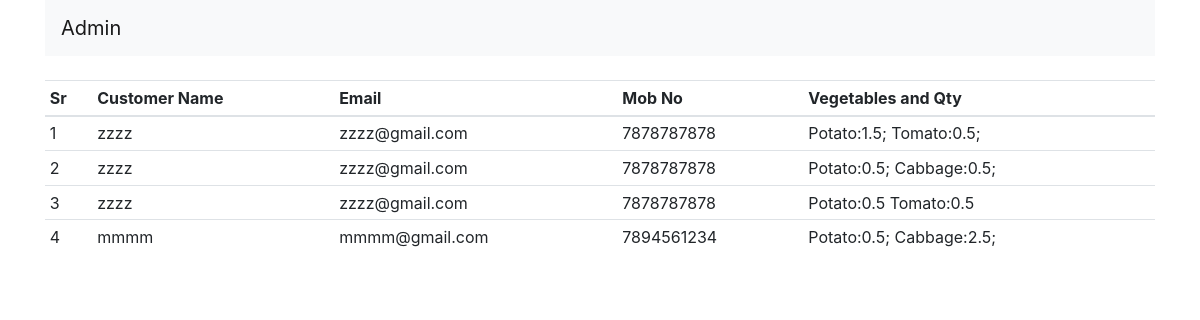
The page /orders on the database its author committed.
### shop/customers/models.py (models this page shows)
class Orders(db.Model):
    id = db.Column(db.Integer, primary_key=True)
    name = db.Column(db.String(80), unique=False, nullable=False)
    email = db.Column(db.String(120), unique=False, nullable=False)
    contact = db.Column(db.String(80), unique=False, nullable=False)
    prodet = db.Column(db.String(300), unique= False, nullable=False)

### shop/admin/routes.py (the view)
@app.route('/orders')
def orders():
    order = Orders.query.all()
    return render_template('admin/orders.html', title="Orders", order=order)

### shop/templates/admin/orders.html (shortened to what this page needs)
{%extends "layout.html" %}
{% block content %}
<div class="container">
    <nav class="navbar navbar-expand-lg navbar-light bg-light">
        <a class="navbar-brand" href="/admin">Admin</a>
      </nav>
</div>
<div class="container mt-4">
    <table class="table table-sm table-condensed">
        <thead>
            <th>Sr</th>
            <th>Customer Name</th>
            <th>Email</th>
            <th>Mob No</th>
            <th>Vegetables and Qty</th>
        </thead>
        <tbody>
            {%for i in order%}
            <tr>
                <td>{{loop.index}}</td>
                <td>{{i.name}}</td>
                <td>{{i.email}}</td>
                <td>{{i.contact}}</td>
                <td>{{i.prodet}}</td>
            </tr>
            {% endfor %}
        </tbody>
    </table>
</div>
{% endblock content %}

### rows shown on the page
Orders: name "zzzz", email "zzzz@gmail.com", contact "7878787878", prodet "Potato:1.5; Tomato:0.5;"
Orders: name "zzzz", email "zzzz@gmail.com", contact "7878787878", prodet "Potato:0.5; Cabbage:0.5;"
Orders: name "zzzz", email "zzzz@gmail.com", contact "7878787878", prodet "Potato:0.5 Tomato:0.5"
Orders: name "mmmm", email "mmmm@gmail.com", contact "7894561234", prodet "Potato:0.5; Cabbage:2.5;"
